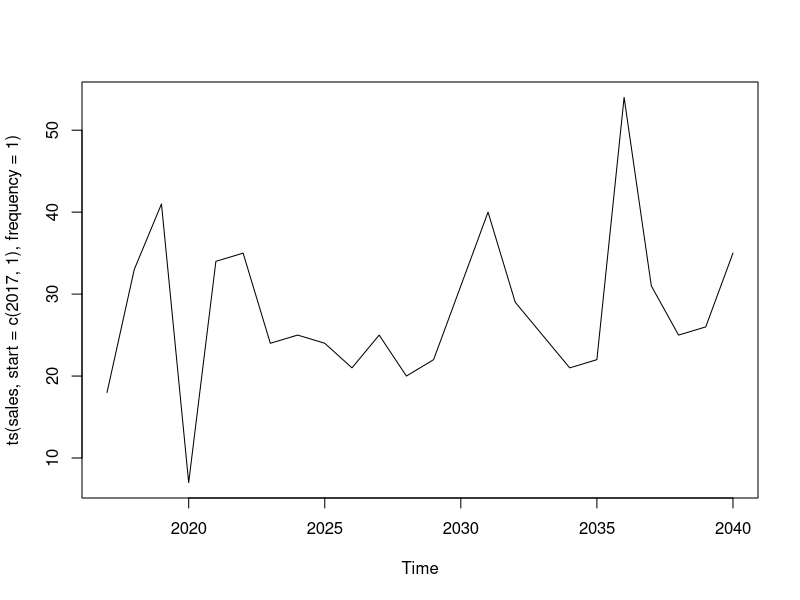

R code for this plot: (Note: this script raises an error after producing the figure.)
# Time Series

# Create Time Series data of Finance Sales
sales = c(18, 33, 41, 7, 34, 35, 24, 25, 24, 21, 25, 20,
          22, 31, 40, 29, 25, 21, 22, 54, 31, 25, 26, 35)
length(sales)
sales ; class(sales)  # vector of sales values

#put in TS without any dates : format of TS
?ts  # help
#ts(data = NA, start = 1, end = numeric(), frequency = 1)
#start - time of 1st obsv - single no / vector of 2 integers
#frequency - no of obvsv per unit of time
#No of obsv per unit time
(tsales2a = ts(sales, start=1, end=12)) #only first 12 considered
(ts(sales, start=1, end=12, freq=1)) #only first 12 considered
(ts(sales, start=1, end=12, freq=2)) #
(ts(sales, start=1, end=12, freq=3)) #
(ts(sales, start=1, end=12, freq=4)) # Qtrly series
(ts(sales, start=1, end=12, freq=5)) #
(ts(sales, start=1, end=12, freq=6)) #
(ts(sales, start=1, end=12, freq=12)) #  12 months * 12 years


(tsales2b = ts(sales, start=1, end=6)) #only first 6
(tsales2c = ts(sales, start=1, end=24)) #all 24 freq=1
(tsales2d = ts(sales, start=1, end=12, frequency = 1))
(tsales2e = ts(sales, start=1, end=12, frequency = 2)) # 1 to 12 : 1 unit divided into 2 : so 24 observations

#Specify data periods in start and end
#specify only start dates & freq
(tsales3a = ts(sales, start=c(2017, 1), frequency=12)) # years 2017 to 2018, 24 values, monthwise 24 observations spread to 2 years
sales2=c(sales,sales)
length(sales2)
ts(sales, start=c(2017, 4), end=c(2018,3), frequency=12)
ts(sales, start=c(2017, 2), frequency=12)  # different start month
ts(sales, start=c(2017, 2), frequency=4)  # different start month
plot(ts(sales, start=c(2017,1), frequency=1))  # different start month

#freq=1 for early,=12 for monthly(specify month if f=12 is used)

?ts
#Specify start and end date periods
(tsales3b = ts(sales, start=c(2016,4), end=12) ) #error start and end to be of same format
(tsales3b = ts(sales, start=c(2016), end=c(2018))) # default freq=1 once a year 1st 3 values becomes year sales value
# R understands that 2016 is year

(tsales3c = ts(sales, start=c(2016,4), end=c(2018,4), frequency=12)) # period diveded into 24 equal intervals
tsales3c
plot(tsales3c)

# Daily Sales Data
sales2 = ceiling(runif(365, 50,100))
sales2
(dailyTSdata = ts(sales2, start=c(2017,1), frequency=365))
plot(dailyTSdata)
start(dailyTSdata)
end(dailyTSdata)

#Weekly Sales Data  52 weeks in a year
sales3 = ceiling(runif(52, 50,100))
(weeklyTSdata = ts(sales3, start=c(2017,3), frequency=52))
weeklyTSdata
plot(weeklyTSdata)
start(weeklyTSdata); end(weeklyTSdata) ;frequency(weeklyTSdata)

?ts
#Yearly Sales Data : 2000 to 2017 
seq(1,10,2)
?seq
seq(1,20, along.with = c(1:5))
seq(1,20, along.with = sales)  # 24 values

(values= trunc(seq(1,20, along.with = c(2000:2017))))  # take length from 2000 to 2017

(sales4 = floor(rnorm(values, mean=50, sd=10)) ) #pick up length from values

(yearlyTSdata = ts(sales4, start=c(2000), end=c(2017)))
plot(yearlyTSdata)

start(yearlyTSdata); end(yearlyTSdata) ;frequency(yearlyTSdata)

#diff and lag & window in ts
tsales3c
tsales = tsales3c
tsales
range(tsales)
diff(tsales)
diff(tsales,lag=1)
diff(tsales,lag=2)
diff(tsales,lag=6)

cycle(tsales)

tsales
tsales
#subset Time Series with range of dates
(tsales.subset = window(tsales, start=c(2003, 5), end=c(2004, 6))) #error due to range period incorrect

tsales
(tsales.subset = window(tsales, start=c(2016, 5), end=c(2017, 8))) 
#5th month of 2016 to 8th month of 2016

#Another TS with different freq


#dataset---- 
#available for TS Analysis - understand them, they are used for TS analysis
AirPassengers  #passengers travel data - seasonal data
?AirPassengers
plot(AirPassengers)
class(AirPassengers)
JohnsonJohnson  #stock price prediction
nhtemp  # temp variations
Nile  # river level variations
sunspots  #Temp of sun spots variations
ds = list(AirPassengers,JohnsonJohnson,nhtemp,Nile,sunspots)
sapply(ds, class)  # check type of class of each dataset


#end here - do time series analysis - SMA / EXP/ ARIMA

# Move to doing TS analysis - 
# other packages zoo, xts